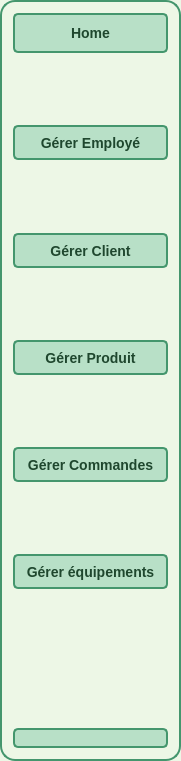
      <widget class="QFrame" name="header_3">
       <property name="geometry">
        <rect>
         <x>10</x>
         <y>10</y>
         <width>181</width>
         <height>761</height>
        </rect>
       </property>
       <property name="minimumSize">
        <size>
         <width>0</width>
         <height>0</height>
        </size>
       </property>
       <property name="styleSheet">
        <string notr="true">
background-color: #edf7e6;         /* Light green inside background */
border: 2px solid rgb(68, 150, 109); /* Green border */
border-radius: 15px;                /* Rounded corners with 15px radius */
</string>
       </property>
       <property name="frameShape">
        <enum>QFrame::Shape::StyledPanel</enum>
       </property>
       <property name="frameShadow">
        <enum>QFrame::Shadow::Raised</enum>
       </property>
       <layout class="QVBoxLayout" name="verticalLayout_22">
        <item>
         <widget class="QPushButton" name="bouttonacceuil_3">
          <property name="minimumSize">
           <size>
            <width>0</width>
            <height>40</height>
           </size>
          </property>
          <property name="styleSheet">
           <string notr="true">QPushButton {
    background-color: #b8e0c7;
    color: #1f472e;
    font-family: &quot;Roboto&quot;, sans-serif;
    font-size: 14px;
    font-weight: bold; /* texte en gras */
    border-radius: 5px; /* coins arrondis */
    transition: background-color 0.3s ease, border 0.3s ease, transform 0.3s ease; /* ajoute une transition pour l'agrandissement */
}

QPushButton:hover {
    background-color: #A0D6B4;
    border: 1px solid #4CAF50;
    box-shadow: 2px 2px 5px rgba(0, 0, 0, 0.3);
    transform: scale(1.05); /* agrandit le bouton de 5% */
}



</string>
          </property>
          <property name="text">
           <string>Home</string>
          </property>
         </widget>
        </item>
        <item>
         <spacer name="verticalSpacer_11">
          <property name="orientation">
           <enum>Qt::Orientation::Vertical</enum>
          </property>
          <property name="sizeHint" stdset="0">
           <size>
            <width>20</width>
            <height>40</height>
           </size>
          </property>
         </spacer>
        </item>
        <item>
         <widget class="QPushButton" name="buttongereremployee_3">
          <property name="minimumSize">
           <size>
            <width>0</width>
            <height>35</height>
           </size>
          </property>
          <property name="styleSheet">
           <string notr="true">QPushButton {
    background-color: #b8e0c7;
    color: #1f472e;
    font-family: &quot;Roboto&quot;, sans-serif;
    font-size: 14px;
    font-weight: bold; /* texte en gras */
    border-radius: 5px; /* coins arrondis */
    transition: background-color 0.3s ease, border 0.3s ease, transform 0.3s ease; /* ajoute une transition pour l'agrandissement */
}

QPushButton:hover {
    background-color: #A0D6B4;
    border: 1px solid #4CAF50;
    box-shadow: 2px 2px 5px rgba(0, 0, 0, 0.3);
    transform: scale(1.05); /* agrandit le bouton de 5% */
}



</string>
          </property>
          <property name="text">
           <string>Gérer Employé</string>
          </property>
          <property name="autoExclusive">
           <bool>true</bool>
          </property>
         </widget>
        </item>
        <item>
         <spacer name="verticalSpacer_12">
          <property name="orientation">
           <enum>Qt::Orientation::Vertical</enum>
          </property>
          <property name="sizeHint" stdset="0">
           <size>
            <width>20</width>
            <height>40</height>
           </size>
          </property>
         </spacer>
        </item>
        <item>
         <widget class="QPushButton" name="buttongererClient_3">
          <property name="minimumSize">
           <size>
            <width>0</width>
            <height>35</height>
           </size>
          </property>
          <property name="styleSheet">
           <string notr="true">QPushButton {
    background-color: #b8e0c7;
    color: #1f472e;
    font-family: &quot;Roboto&quot;, sans-serif;
    font-size: 14px;
    font-weight: bold; /* texte en gras */
    border-radius: 5px; /* coins arrondis */
    transition: background-color 0.3s ease, border 0.3s ease, transform 0.3s ease; /* ajoute une transition pour l'agrandissement */
}

QPushButton:hover {
    background-color: #A0D6B4;
    border: 1px solid #4CAF50;
    box-shadow: 2px 2px 5px rgba(0, 0, 0, 0.3);
    transform: scale(1.05); /* agrandit le bouton de 5% */
}



</string>
          </property>
          <property name="text">
           <string>Gérer Client</string>
          </property>
          <property name="autoExclusive">
           <bool>true</bool>
          </property>
         </widget>
        </item>
        <item>
         <spacer name="verticalSpacer_13">
          <property name="orientation">
           <enum>Qt::Orientation::Vertical</enum>
          </property>
          <property name="sizeHint" stdset="0">
           <size>
            <width>20</width>
            <height>40</height>
           </size>
          </property>
         </spacer>
        </item>
        <item>
         <widget class="QPushButton" name="buttongererProduit_3">
          <property name="minimumSize">
           <size>
            <width>0</width>
            <height>35</height>
           </size>
          </property>
          <property name="styleSheet">
           <string notr="true">QPushButton {
    background-color: #b8e0c7;
    color: #1f472e;
    font-family: &quot;Roboto&quot;, sans-serif;
    font-size: 14px;
    font-weight: bold; /* texte en gras */
    border-radius: 5px; /* coins arrondis */
    transition: background-color 0.3s ease, border 0.3s ease, transform 0.3s ease; /* ajoute une transition pour l'agrandissement */
}

QPushButton:hover {
    background-color: #A0D6B4;
    border: 1px solid #4CAF50;
    box-shadow: 2px 2px 5px rgba(0, 0, 0, 0.3);
    transform: scale(1.05); /* agrandit le bouton de 5% */
}



</string>
          </property>
          <property name="text">
           <string>Gérer Produit</string>
          </property>
          <property name="autoExclusive">
           <bool>true</bool>
          </property>
         </widget>
        </item>
        <item>
         <spacer name="verticalSpacer_20">
          <property name="orientation">
           <enum>Qt::Orientation::Vertical</enum>
          </property>
          <property name="sizeHint" stdset="0">
           <size>
            <width>20</width>
            <height>40</height>
           </size>
          </property>
         </spacer>
        </item>
        <item>
         <widget class="QPushButton" name="buttongererCommandes_3">
          <property name="minimumSize">
           <size>
            <width>0</width>
            <height>35</height>
           </size>
          </property>
          <property name="styleSheet">
           <string notr="true">QPushButton {
    background-color: #b8e0c7;
    color: #1f472e;
    font-family: &quot;Roboto&quot;, sans-serif;
    font-size: 14px;
    font-weight: bold; /* texte en gras */
    border-radius: 5px; /* coins arrondis */
    transition: background-color 0.3s ease, border 0.3s ease, transform 0.3s ease; /* ajoute une transition pour l'agrandissement */
}

QPushButton:hover {
    background-color: #A0D6B4;
    border: 1px solid #4CAF50;
    box-shadow: 2px 2px 5px rgba(0, 0, 0, 0.3);
    transform: scale(1.05); /* agrandit le bouton de 5% */
}



</string>
          </property>
          <property name="text">
           <string>Gérer Commandes</string>
          </property>
          <property name="autoExclusive">
           <bool>true</bool>
          </property>
         </widget>
        </item>
        <item>
         <spacer name="verticalSpacer_23">
          <property name="orientation">
           <enum>Qt::Orientation::Vertical</enum>
          </property>
          <property name="sizeHint" stdset="0">
           <size>
            <width>20</width>
            <height>40</height>
           </size>
          </property>
         </spacer>
        </item>
        <item>
         <widget class="QPushButton" name="buttongererequipements_3">
          <property name="minimumSize">
           <size>
            <width>0</width>
            <height>35</height>
           </size>
          </property>
          <property name="styleSheet">
           <string notr="true">QPushButton {
    background-color: #b8e0c7;
    color: #1f472e;
    font-family: &quot;Roboto&quot;, sans-serif;
    font-size: 14px;
    font-weight: bold; /* texte en gras */
    border-radius: 5px; /* coins arrondis */
    transition: background-color 0.3s ease, border 0.3s ease, transform 0.3s ease; /* ajoute une transition pour l'agrandissement */
}

QPushButton:hover {
    background-color: #A0D6B4;
    border: 1px solid #4CAF50;
    box-shadow: 2px 2px 5px rgba(0, 0, 0, 0.3);
    transform: scale(1.05); /* agrandit le bouton de 5% */
}



</string>
          </property>
          <property name="text">
           <string>Gérer équipements</string>
          </property>
          <property name="autoExclusive">
           <bool>true</bool>
          </property>
         </widget>
        </item>
        <item>
         <spacer name="verticalSpacer_24">
          <property name="orientation">
           <enum>Qt::Orientation::Vertical</enum>
          </property>
          <property name="sizeHint" stdset="0">
           <size>
            <width>20</width>
            <height>40</height>
           </size>
          </property>
         </spacer>
        </item>
        <item>
         <spacer name="verticalSpacer_25">
          <property name="orientation">
           <enum>Qt::Orientation::Vertical</enum>
          </property>
          <property name="sizeHint" stdset="0">
           <size>
            <width>20</width>
            <height>40</height>
           </size>
          </property>
         </spacer>
        </item>
        <item>
         <widget class="QPushButton" name="pushButton_15">
          <property name="styleSheet">
           <string notr="true">QPushButton {
    background-color: #b8e0c7;
    color: #1f472e;
    font-family: &quot;Roboto&quot;, sans-serif;
    font-size: 14px;
    font-weight: bold; /* texte en gras */
    border-radius: 5px; /* coins arrondis */
    transition: background-color 0.3s ease, border 0.3s ease, transform 0.3s ease; /* ajoute une transition pour l'agrandissement */
}

QPushButton:hover {
    background-color: #A0D6B4;
    border: 1px solid #4CAF50;
    box-shadow: 2px 2px 5px rgba(0, 0, 0, 0.3);
    transform: scale(1.05); /* agrandit le bouton de 5% */
}



</string>
          </property>
          <property name="text">
           <string/>
          </property>
          <property name="autoExclusive">
           <bool>true</bool>
          </property>
         </widget>
        </item>
       </layout>
      </widget>
